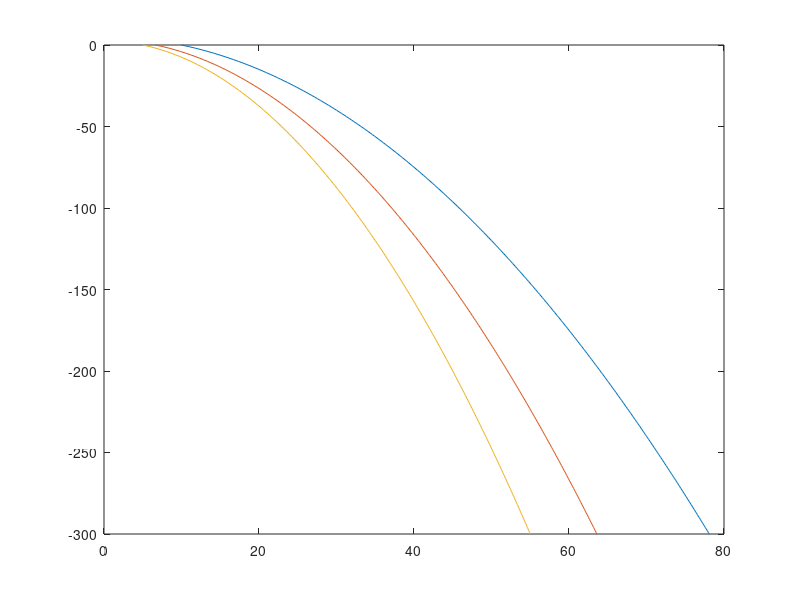

Here is the MATLAB script that generated this plot:
function plot_fresnel()

z=0:300;

c=5.0;
T=4.0;

for den = [2.0 3.0 4.0];

    d = c*T / den;

    [FZHW] = Fresnel_Zone_Half_Width(d,z);
    
    plot(FZHW,-z)
    
    hold on

end


end

function [FZHW] = Fresnel_Zone_Half_Width(d,z)

    A=(d+z).^2 - z.^2;
    FZHW=sqrt(A);

end